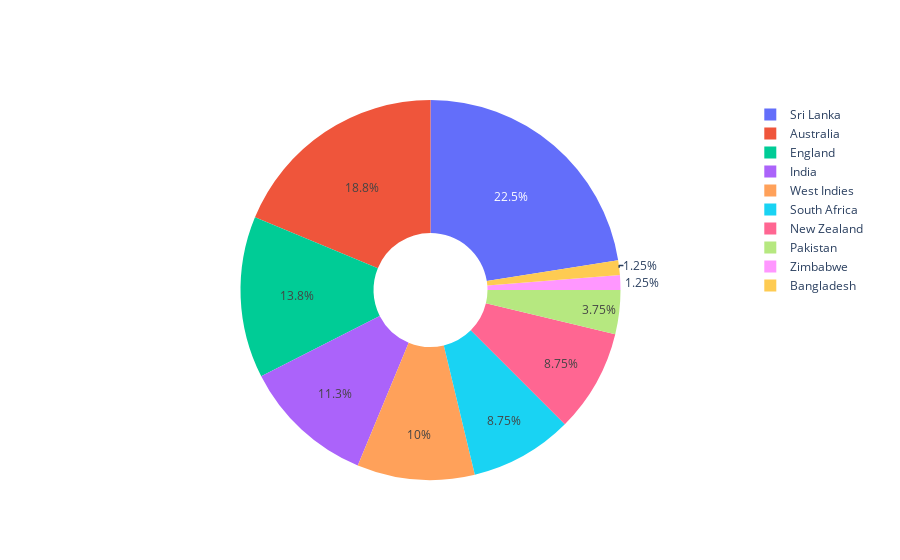

Notebook cell for this chart:
### Markdown cell above
<div class="alert alert-block alert-danger" id='1'>
<h1 style="color:blue; font-size:30px">1. Most wicket taker bowler respect to country:</h1> 
</div>

### Code cell
f,ax=plt.subplots(1,1,figsize=(25,10))
sns.countplot(x='Country ',data=data,palette ='bright',order=data['Country '].value_counts().index,saturation=0.95)
for container in ax.containers:
    ax.bar_label(container,color='black',size=20)

# Use `hole` to create a donut-like pie chart
fig = go.Figure(data=[go.Pie(labels=['Sri Lanka ', 'Australia ', 'England ', 'India ', 'West Indies','South Africa', 'New Zealand ', 'Pakistan ', 'Zimbabwe','Bangladesh '], values=data['Country '].value_counts(), hole=.3)])
fig.show()

### Figure 1 — Plotly figure (JSON) as saved in the notebook; plotly's stock layout.template omitted (floating-point values rounded to 4 significant figures)
{"data": [{"hole": 0.3, "labels": ["Sri Lanka ", "Australia ", "England ", "India ", "West Indies", "South Africa", "New Zealand ", "Pakistan ", "Zimbabwe", "Bangladesh "], "type": "pie", "values": [18, 15, 11, 9, 8, 7, 7, 3, 1, 1]}], "layout": {}}
